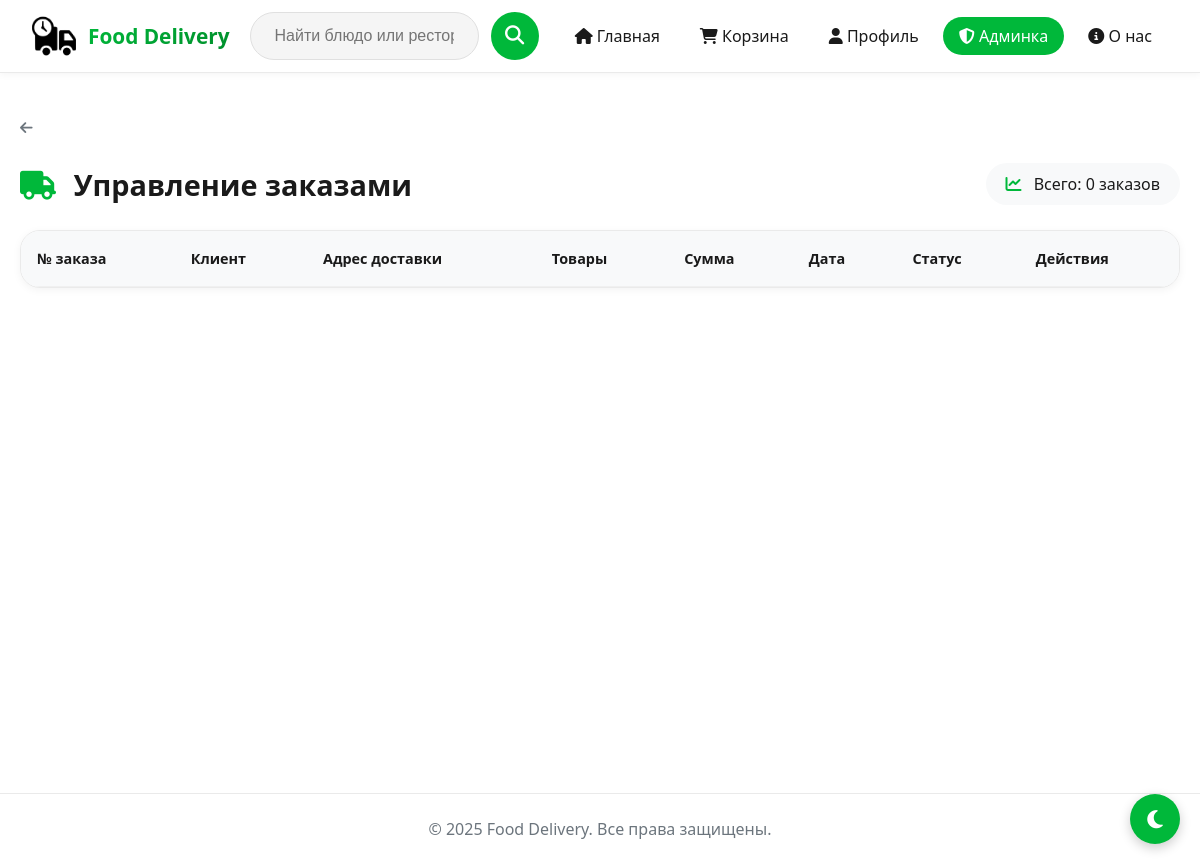
Page /admin/orders (signed in) on the earlier database version.
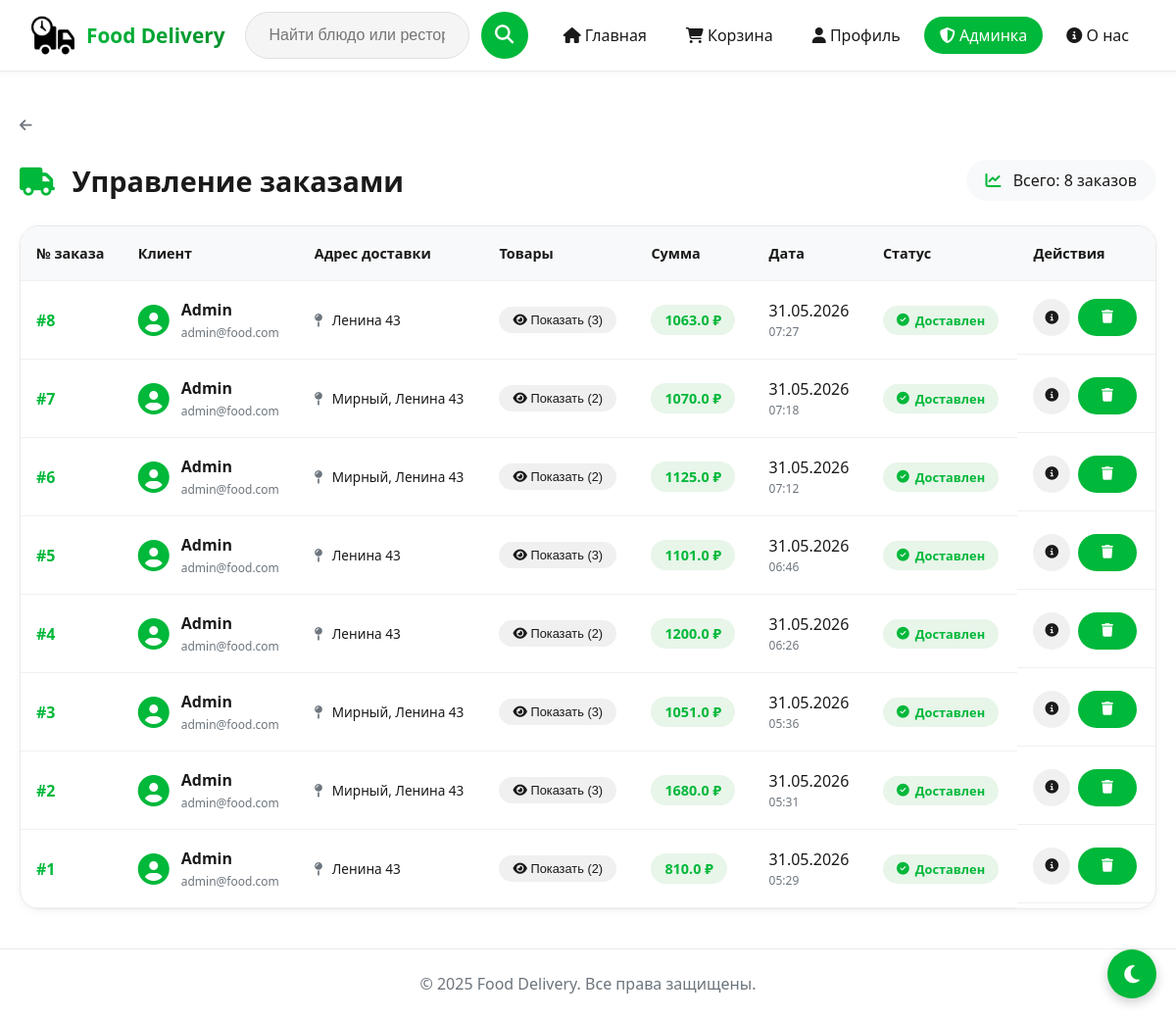
Same page on the later database version.
### models.py (models this page shows, shortened)
class Order(db.Model):
    __tablename__ = 'order'
    id = db.Column(db.Integer, primary_key=True)
    user_id = db.Column(db.Integer, db.ForeignKey('user.id', ondelete='CASCADE'), nullable=False, index=True)
    address = db.Column(db.String(255))
    total_price = db.Column(db.Float, default=0.0)
    created_at = db.Column(db.DateTime, default=datetime.utcnow, index=True)
    use_cashback = db.Column(db.Boolean, default=False)
    cashback_used = db.Column(db.Float, default=0.0)
    is_paid = db.Column(db.Boolean, default=False)
    payment_id = db.Column(db.String(50), default=None)
    paid_at = db.Column(db.DateTime, default=None)
    user = db.relationship('User', back_populates='orders')
    items = db.relationship('OrderItem', backref='order', lazy=True, cascade='all, delete-orphan')

class User(UserMixin, db.Model):
    __tablename__ = 'user'
    __table_args__ = {'extend_existing': True}
    id = db.Column(db.Integer, primary_key=True)
    username = db.Column(db.String(64), unique=True, nullable=False, index=True)
    email = db.Column(db.String(120), unique=True, nullable=False, index=True)
    password_hash = db.Column(db.String(128), nullable=False)
    phone = db.Column(db.String(30))
    address = db.Column(db.String(255))
    cashback_balance = db.Column(db.Float, default=0.0)
    is_admin = db.Column(db.Boolean, default=False)
    orders = db.relationship('Order', back_populates='user', cascade='all, delete-orphan')

### routes.py (the view)
@main_bp.route('/admin/orders')
@login_required
@admin_required
def admin_orders():
    orders = Order.query.order_by(Order.id.desc()).all()
    return render_template('admin/admin_orders.html', orders=orders)

### app.py (called while the page is built)
@login_manager.user_loader
def load_user(user_id):
    return User.query.get(int(user_id))

### routes.py (called while the page is built)
def admin_required(f):
    @wraps(f)
    def decorated_function(*args, **kwargs):
        if not current_user.is_authenticated or not current_user.is_admin:
            flash('Доступ запрещен. Требуются права администратора.', 'error')
            return redirect(url_for('main.index'))
        return f(*args, **kwargs)
    return decorated_function

### templates/admin/admin_orders.html (shortened to what this page needs)
{% extends "base.html" %}
{% block content %}
<div class="admin-section">
    <div class="back-link-wrapper">
        <a href="{{ url_for('main.admin_panel') }}" class="back-link">
            <i class="fas fa-arrow-left"></i>
        </a>
    </div>
    <div class="admin-header">
        <h1><i class="fas fa-truck"></i> Управление заказами</h1>
        <div class="stats-badge">
            <i class="fas fa-chart-line"></i> Всего: {{ orders|length }} заказов
        </div>
    </div>
    <div class="admin-table-wrapper">
        <table class="admin-table">
            <thead>
                <tr>
                    <th>№ заказа</th>
                    <th>Клиент</th>
                    <th>Адрес доставки</th>
                    <th>Товары</th>
                    <th>Сумма</th>
                    <th>Дата</th>
                    <th>Статус</th>
                    <th>Действия</th>
                </tr>
            </thead>
            <tbody>
                {% for order in orders %}
                <tr>
                    <td>
                        <div class="order-id">#{{ order.id }}</div>
                    </td>
                    <td>
                        <div class="customer-info">
                            <i class="fas fa-user-circle"></i>
                            <div class="customer-details">
                                <div class="customer-name">{{ order.user.username }}</div>
                                <div class="customer-email">{{ order.user.email }}</div>
                            </div>
                        </div>
                    </td>
                    <td class="address-cell">
                        <i class="fas fa-map-pin"></i> {{ order.address }}
                    </td>
                    <td>
                        <div class="order-items">
                            <button class="view-items-btn" onclick="showOrderItems({{ order.id }})">
                                <i class="fas fa-eye"></i> Показать ({{ order.items|length }})
                            </button>
                        </div>
                    </td>
                    <td>
                        <div class="price-badge">{{ order.total_price }} ₽</div>
                    </td>
                    <td>
                        <div class="date-info">
                            <div class="date-day">{{ order.created_at.strftime('%d.%m.%Y') }}</div>
                            <div class="date-time">{{ order.created_at.strftime('%H:%M') }}</div>
                        </div>
                    </td>
                    <td>
                        {% if order.is_active %}
                            <span class="badge-active"><i class="fas fa-truck"></i> В пути</span>
                        {% else %}
                            <span class="badge-completed"><i class="fas fa-check-circle"></i> Доставлен</span>
                        {% endif %}
                    </td>
                    <td class="table-actions">
                        <button class="btn-view" onclick="showOrderDetails({{ order.id }})" title="Детали заказа">
                            <i class="fas fa-info-circle"></i>
                        </button>
                        <form method="POST" action="{{ url_for('main.admin_delete_order', order_id=order.id) }}" style="display:inline;" onsubmit="return confirm('Удалить заказ #{{ order.id }}?')">
                            <button type="submit" class="btn-delete" title="Удалить">
                                <i class="fas fa-trash"></i>
                            </button>
                        </form>
                    </td>
                </tr>
                {% endfor %}
            </tbody>
        </table>
    </div>
</div>
{% endblock %}

Differences in the rows shown:
added Order: id "8", user.username "Admin", user.email "admin@food.com", address "Ленина 43", items|length "3", total_price "1063.0", created_at "31.05.2026", created_at "07:27"
added Order: id "7", user.username "Admin", user.email "admin@food.com", address "Мирный, Ленина 43", items|length "2", total_price "1070.0", created_at "31.05.2026", created_at "07:18"
added Order: id "6", user.username "Admin", user.email "admin@food.com", address "Мирный, Ленина 43", items|length "2", total_price "1125.0", created_at "31.05.2026", created_at "07:12"
added Order: id "5", user.username "Admin", user.email "admin@food.com", address "Ленина 43", items|length "3", total_price "1101.0", created_at "31.05.2026", created_at "06:46"
added Order: id "4", user.username "Admin", user.email "admin@food.com", address "Ленина 43", items|length "2", total_price "1200.0", created_at "31.05.2026", created_at "06:26"
added Order: id "3", user.username "Admin", user.email "admin@food.com", address "Мирный, Ленина 43", items|length "3", total_price "1051.0", created_at "31.05.2026", created_at "05:36"
added Order: id "2", user.username "Admin", user.email "admin@food.com", address "Мирный, Ленина 43", items|length "3", total_price "1680.0", created_at "31.05.2026", created_at "05:31"
added Order: id "1", user.username "Admin", user.email "admin@food.com", address "Ленина 43", items|length "2", total_price "810.0", created_at "31.05.2026", created_at "05:29"
Other differences:
{{ orders|length }}: "0" → "8"
